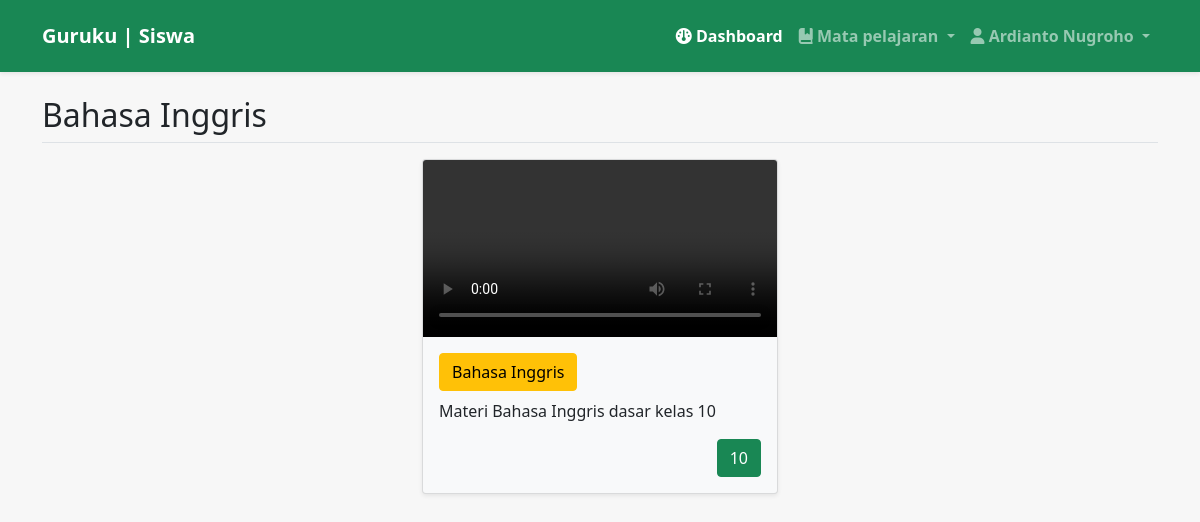
The page /back/siswa/index.php?page=Bahasa Inggris (signed in) on the database its author committed.
### tables this page shows
CREATE TABLE `materi` (
  `id_materi` int(11) NOT NULL,
  `nip` int(50) NOT NULL,
  `kelas_id` int(11) NOT NULL,
  `nama_guru` varchar(255) DEFAULT NULL,
  `nama_mapel` varchar(255) DEFAULT NULL,
  `video` varchar(255) DEFAULT NULL,
  `deskripsi` text DEFAULT NULL,
  `kelas` varchar(255) DEFAULT NULL
);

CREATE TABLE `kelas` (
  `id_kelas` int(11) NOT NULL,
  `nama_kelas` varchar(255) DEFAULT NULL
);

### back/siswa/mapel/inggris.php (the view)
<h2 class="border-bottom pb-2" >Bahasa Inggris</h2>
        <div class="row justify-content-center mb-3 mt-3">
            <?php
            include '../../config/koneksi.php';
                $query=mysqli_query($koneksi,"SELECT * FROM materi JOIN kelas ON materi.kelas_id = kelas.id_kelas WHERE nama_mapel='Bahasa Inggris'");
                if (mysqli_num_rows($query) > 0) {
                    foreach($query as $data){
            ?>
               <div class="col-md-4 mb-3">
                <div class="card bg-light shadow-sm">
                    <video src="../guru/materi/video/<?= $data['video'] ?>" controls class="card-img-top"></video>
                        <div class="card-body">
                            <a href="index.php?page=<?= $data['nama_mapel']?>" class="btn btn-warning mb-2"><?= $data['nama_mapel']?></a>
                            <p class="card-text"><?= $data['deskripsi']?></p>
                            <p class="card-text text-end"><small class="text-muted"><a href="index.php?page=kelas_<?= $data['nama_kelas']?>" class="btn btn-success"><?= $data['nama_kelas']?></a></small></p>
                        </div>
                    </div>
               </div>
            <?php
            }
         } else{
            ?>
                <div class="alert alert-danger">Tidak ada materi</div>
            <?php
            }
            ?>
        </div>

### rows shown on the page
materi: nama_mapel "Bahasa Inggris", deskripsi "Materi Bahasa Inggris dasar kelas 10", kelas.nama_kelas "10"

### other values the page prints
$_SESSION['nama'] "Ardianto Nugroho"
